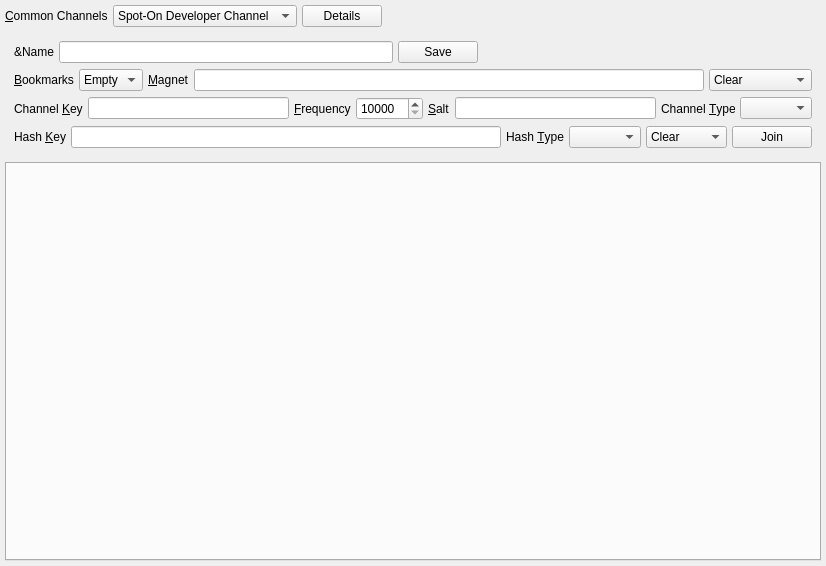
          <widget class="QWidget" name="scrollAreaWidgetContents_5">
           <property name="geometry">
            <rect>
             <x>0</x>
             <y>0</y>
             <width>826</width>
             <height>566</height>
            </rect>
           </property>
           <layout class="QVBoxLayout" name="verticalLayout_54">
            <property name="spacing">
             <number>5</number>
            </property>
            <property name="leftMargin">
             <number>5</number>
            </property>
            <property name="topMargin">
             <number>5</number>
            </property>
            <property name="rightMargin">
             <number>5</number>
            </property>
            <property name="bottomMargin">
             <number>5</number>
            </property>
            <item>
             <layout class="QHBoxLayout" name="horizontalLayout_34">
              <property name="spacing">
               <number>5</number>
              </property>
              <item>
               <widget class="QLabel" name="label_82">
                <property name="text">
                 <string>&amp;Common Channels</string>
                </property>
                <property name="buddy">
                 <cstring>commonBuzzChannels</cstring>
                </property>
               </widget>
              </item>
              <item>
               <widget class="QComboBox" name="commonBuzzChannels">
                <property name="sizeAdjustPolicy">
                 <enum>QComboBox::AdjustToContents</enum>
                </property>
                <item>
                 <property name="text">
                  <string notr="true">Spot-On Developer Channel</string>
                 </property>
                </item>
               </widget>
              </item>
              <item>
               <widget class="QPushButton" name="buzz_details">
                <property name="text">
                 <string>Details</string>
                </property>
                <property name="checkable">
                 <bool>true</bool>
                </property>
               </widget>
              </item>
              <item>
               <spacer name="horizontalSpacer_64">
                <property name="orientation">
                 <enum>Qt::Horizontal</enum>
                </property>
                <property name="sizeHint" stdset="0">
                 <size>
                  <width>40</width>
                  <height>20</height>
                 </size>
                </property>
               </spacer>
              </item>
             </layout>
            </item>
            <item>
             <widget class="QFrame" name="buzz_frame">
              <layout class="QVBoxLayout" name="verticalLayout_73">
               <item>
                <layout class="QHBoxLayout" name="horizontalLayout_41">
                 <property name="spacing">
                  <number>5</number>
                 </property>
                 <item>
                  <widget class="QLabel" name="label_32">
                   <property name="text">
                    <string>&amp;Name</string>
                   </property>
                   <property name="buddy">
                    <cstring>nodeName</cstring>
                   </property>
                  </widget>
                 </item>
                 <item>
                  <widget class="QLineEdit" name="buzzName"/>
                 </item>
                 <item>
                  <widget class="QPushButton" name="saveBuzzName">
                   <property name="text">
                    <string>Save</string>
                   </property>
                  </widget>
                 </item>
                 <item>
                  <spacer name="horizontalSpacer_15">
                   <property name="orientation">
                    <enum>Qt::Horizontal</enum>
                   </property>
                   <property name="sizeHint" stdset="0">
                    <size>
                     <width>40</width>
                     <height>20</height>
                    </size>
                   </property>
                  </spacer>
                 </item>
                </layout>
               </item>
               <item>
                <layout class="QHBoxLayout" name="horizontalLayout_33">
                 <property name="spacing">
                  <number>5</number>
                 </property>
                 <item>
                  <widget class="QLabel" name="label_49">
                   <property name="text">
                    <string>&amp;Bookmarks</string>
                   </property>
                   <property name="buddy">
                    <cstring>favorites</cstring>
                   </property>
                  </widget>
                 </item>
                 <item>
                  <widget class="QComboBox" name="favorites">
                   <property name="sizeAdjustPolicy">
                    <enum>QComboBox::AdjustToContents</enum>
                   </property>
                   <item>
                    <property name="text">
                     <string notr="true">Empty</string>
                    </property>
                   </item>
                  </widget>
                 </item>
                 <item>
                  <widget class="QLabel" name="label_72">
                   <property name="text">
                    <string>&amp;Magnet</string>
                   </property>
                   <property name="buddy">
                    <cstring>demagnetize</cstring>
                   </property>
                  </widget>
                 </item>
                 <item>
                  <widget class="QLineEdit" name="demagnetize">
                   <property name="toolTip">
                    <string>Demagnetize the link.</string>
                   </property>
                  </widget>
                 </item>
                 <item>
                  <widget class="QComboBox" name="buzzTools">
                   <property name="sizeAdjustPolicy">
                    <enum>QComboBox::AdjustToContents</enum>
                   </property>
                   <item>
                    <property name="text">
                     <string>Clear</string>
                    </property>
                   </item>
                   <item>
                    <property name="text">
                     <string>Demagnetize</string>
                    </property>
                   </item>
                   <item>
                    <property name="text">
                     <string>Magnetize</string>
                    </property>
                   </item>
                   <item>
                    <property name="text">
                     <string>Remove</string>
                    </property>
                   </item>
                   <item>
                    <property name="text">
                     <string>Remove All</string>
                    </property>
                   </item>
                  </widget>
                 </item>
                </layout>
               </item>
               <item>
                <layout class="QHBoxLayout" name="horizontalLayout_40">
                 <property name="spacing">
                  <number>5</number>
                 </property>
                 <item>
                  <widget class="QLabel" name="label_33">
                   <property name="text">
                    <string>Channel &amp;Key</string>
                   </property>
                   <property name="buddy">
                    <cstring>channel</cstring>
                   </property>
                  </widget>
                 </item>
                 <item>
                  <widget class="QLineEdit" name="channel"/>
                 </item>
                 <item>
                  <widget class="QLabel" name="label_44">
                   <property name="text">
                    <string>&amp;Frequency</string>
                   </property>
                   <property name="buddy">
                    <cstring>buzzIterationCount</cstring>
                   </property>
                  </widget>
                 </item>
                 <item>
                  <widget class="QSpinBox" name="buzzIterationCount">
                   <property name="minimum">
                    <number>10000</number>
                   </property>
                   <property name="maximum">
                    <number>999999999</number>
                   </property>
                  </widget>
                 </item>
                 <item>
                  <widget class="QLabel" name="label_37">
                   <property name="text">
                    <string>&amp;Salt</string>
                   </property>
                   <property name="buddy">
                    <cstring>channelSalt</cstring>
                   </property>
                  </widget>
                 </item>
                 <item>
                  <widget class="QLineEdit" name="channelSalt"/>
                 </item>
                 <item>
                  <widget class="QLabel" name="label_36">
                   <property name="text">
                    <string>Channel &amp;Type</string>
                   </property>
                   <property name="buddy">
                    <cstring>channelType</cstring>
                   </property>
                  </widget>
                 </item>
                 <item>
                  <widget class="QComboBox" name="channelType">
                   <property name="sizeAdjustPolicy">
                    <enum>QComboBox::AdjustToContents</enum>
                   </property>
                  </widget>
                 </item>
                </layout>
               </item>
               <item>
                <layout class="QHBoxLayout" name="horizontalLayout_61">
                 <property name="spacing">
                  <number>5</number>
                 </property>
                 <item>
                  <widget class="QLabel" name="label_61">
                   <property name="text">
                    <string>Hash &amp;Key</string>
                   </property>
                   <property name="buddy">
                    <cstring>buzzHashKey</cstring>
                   </property>
                  </widget>
                 </item>
                 <item>
                  <widget class="QLineEdit" name="buzzHashKey"/>
                 </item>
                 <item>
                  <widget class="QLabel" name="label_62">
                   <property name="text">
                    <string>Hash &amp;Type</string>
                   </property>
                   <property name="buddy">
                    <cstring>buzzHashType</cstring>
                   </property>
                  </widget>
                 </item>
                 <item>
                  <widget class="QComboBox" name="buzzHashType">
                   <property name="sizeAdjustPolicy">
                    <enum>QComboBox::AdjustToContents</enum>
                   </property>
                  </widget>
                 </item>
                 <item>
                  <widget class="QComboBox" name="buzzActions">
                   <property name="sizeAdjustPolicy">
                    <enum>QComboBox::AdjustToContents</enum>
                   </property>
                   <item>
                    <property name="text">
                     <string>Clear</string>
                    </property>
                   </item>
                   <item>
                    <property name="text">
                     <string>Generate</string>
                    </property>
                   </item>
                  </widget>
                 </item>
                 <item>
                  <widget class="QPushButton" name="join">
                   <property name="text">
                    <string>Join</string>
                   </property>
                  </widget>
                 </item>
                </layout>
               </item>
              </layout>
             </widget>
            </item>
            <item>
             <widget class="spoton_tabwidget" name="buzzTab">
              <property name="currentIndex">
               <number>-1</number>
              </property>
              <property name="tabsClosable">
               <bool>true</bool>
              </property>
             </widget>
            </item>
           </layout>
          </widget>
